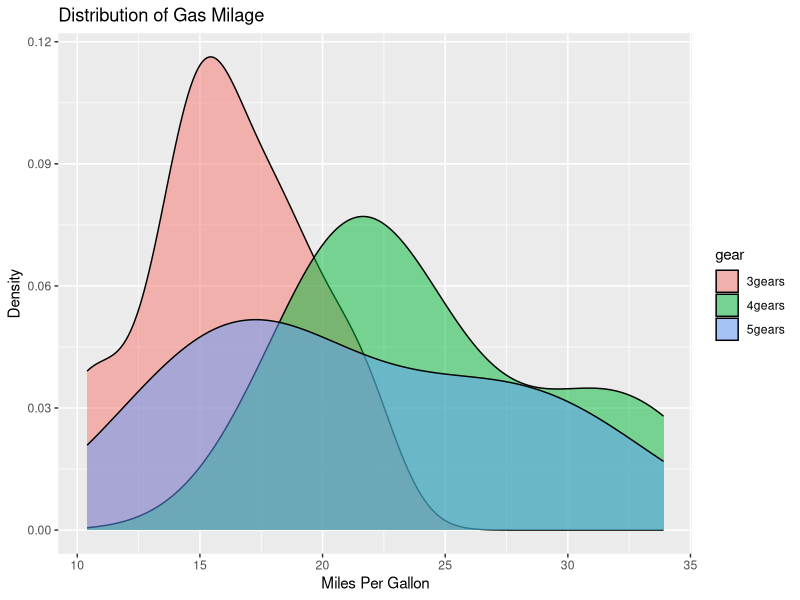

Write the R code that produced this figure.
library(ggplot2)

mtcars$gear <- factor(mtcars$gear,levels=c(3,4,5),
  	labels=c("3gears","4gears","5gears")) 
mtcars$am <- factor(mtcars$am,levels=c(0,1),
  	labels=c("Automatic","Manual")) 
mtcars$cyl <- factor(mtcars$cyl,levels=c(4,6,8),
   labels=c("4cyl","6cyl","8cyl"))

qplot(mpg, data=mtcars, geom="density", fill=gear, alpha=I(.5), 
   main="Distribution of Gas Milage", xlab="Miles Per Gallon", 
   ylab="Density")


